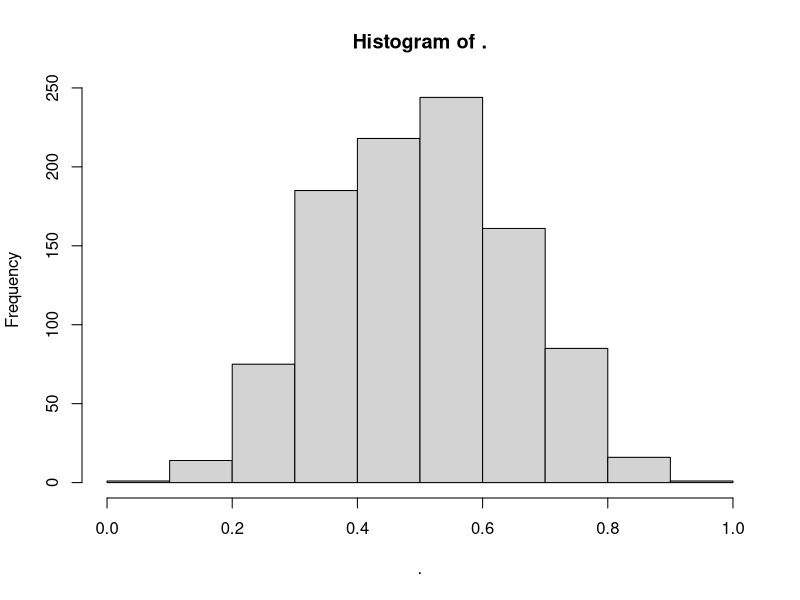

Reproduce this figure in R. (Note: this script raises an error after producing the figure.)
# load dependencies + get stuff set up
library("dplyr"); library("magrittr"); library("ggplot2")
theme_set(theme_minimal())
`%+%`           <- function(s1, s2){paste0(s1, s2)}
logodds_to_prob <- function(logodds){exp(logodds) / (1 + exp(logodds))}
prob_to_logodds <- function(prob){log(prob / (1 - prob))}


### (0) single proportion ex --------------------------------------------------

# generate some data
# the params
n <- 100 
p <- .75
# the data
g <- rbinom(n, size=1, prob=p)
# we want to move to group diff eventually; see below

# params for prior on p
beta_a <- 5; beta_b <- 5

# specify a prior on p and a func to draw from it -----------------------------
(prior_prop <- rbeta(1e3, shape1=5, shape2=5)) %>% hist()

prior_draw <- function(a=beta_a, b=beta_b, numdraws=1){
  prior_draw <- rbeta(n=numdraws, shape1=a, shape2=b)
  return(prior_draw)
}

# get the prior density
prior_density <- function(th_p, a=beta_a, b=beta_b, logscale=TRUE){
  dens_th_p <- dbeta(th_p, shape1=a, shape2=b, log=logscale)
  return(dens_th_p)
}
# exmaple: prior_density(prior_draw())


# define likelihood func for proportion ---------------------------------------
# sum(log(p^data * ((1 - p)^(1-data))))
likhood <- function(th_p, data){
  n <- length(data)
  y <- sum(data==1)
  lik <- th_p^y * (1-th_p)^(n-y)
  return(lik)
  # loglik <- sum(log(th_p^data * ((1 - th_p)^(1-data))))
}

# func to get posterior density -----------------------------------------------
posterior_density <- function(th_p, data, logscale=TRUE){
  likhood <- likhood(th_p, data)
  prior   <- prior_density(th_p, logscale=logscale)
  return(likhood + prior)
}
# plot(seq(0,1,.01), posterior_density(seq(0,1,.01), data))

# func to propose new vals in the chain ---------------------------------------
proposal <- function(th_p){
  draw <- prior_draw()
  return(draw)
}

# to step in real quikke
# data=g; start=.1; numit=10; burnin=.25; x=1

# func to run the chain -------------------------------------------------------
run_mcmc <- function(data, start=.1, numit=10, burnin=.25){
  # initialize the chain
  chain <- rep(NA, times=numit+1)
  # fill first row w startval
  chain[1] <- start
  
  for (x in seq_len(numit)){
    # draw a random val from the prior
    val_proposed  <- proposal()
    # get its posterior density
    dens_proposed <- posterior_density(val_proposed, data)
    # get the current chain val
    val_chainx    <- chain[x]
    # the the posterior density of the current chain val
    dens_chainx   <- posterior_density(val_chainx, data)
    
    # THIS DOESNT WORK # THIS DOESNT WORK # THIS DOESNT WORK
    # ...OR AT LEAST I DONT STINK SOOOOO
    # get the prob that proposal_dens is *worse* than chainx_dens(???)
    # prob <- ifelse(proposal_dens > chainx_dens, .75, .25)
    prob <- likhood(th_p=val_proposed, data=data) / 
              likhood(th_p=val_chainx, data=data)
    
    # if we randomly pick a number smaller than prob, 
    if (runif(1) < prob){
      # accept the propoposal 
      chain[x+1] <- proposed_val
    } else {
      # otherwise keep the current chain vals
      chain[x+1] <- chain[x]
    }
  }
  return(chain)
}


plot_mcmc_prop <- function(chain_, trueval=p, title=""){
  
  chain_df <- data.frame(itnum=seq_along(chain_), value=chain_)
  
  pnt_est <- chain_df %>% summarize(
    meanval=mean(value), 
    medianval=median(value), 
    trueval=trueval,
    numobs=n()
  )
  
  boosh1 <- ggplot(chain_df, aes(x=value)) + 
    geom_histogram(bins=30, fill="white", color="gray") + 
    geom_freqpoly(bins=30) + 
    geom_vline(data=pnt_est, aes(xintercept=trueval), color="darkgreen") + 
    geom_point(data=pnt_est, aes(x=meanval, y=0), shape=23, fill="red") + 
    geom_point(data=pnt_est, aes(x=medianval, y=0), shape=23, fill="blue")
  
  boosh2 <- ggplot(chain_df, aes(x=itnum, y=value)) + 
    geom_line(alpha=.25) + 
    geom_hline(data=pnt_est, aes(yintercept=trueval), color="darkgreen")
  
  return(gridExtra::grid.arrange(boosh1, boosh2, top=title))
}




run_mcmc(data=g, start=.25, numit=1e3) %>% plot_mcmc_prop()
